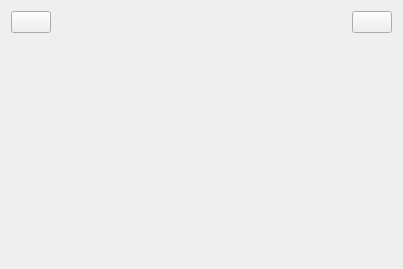
<?xml version="1.0" encoding="UTF-8"?>
<ui version="4.0">
 <class>MasterView</class>
 <widget class="QWidget" name="MasterView">
  <property name="geometry">
   <rect>
    <x>0</x>
    <y>0</y>
    <width>403</width>
    <height>269</height>
   </rect>
  </property>
  <property name="windowTitle">
   <string>MasterView</string>
  </property>
  <layout class="QVBoxLayout" name="verticalLayout">
   <item>
    <layout class="QHBoxLayout" name="horizontalLayout">
     <item>
      <widget class="QPushButton" name="btBack">
       <property name="text">
        <string/>
       </property>
       <property name="icon">
        <iconset resource="lab3.qrc">
         <normaloff>:/image/undo.svg</normaloff>:/image/undo.svg</iconset>
       </property>
      </widget>
     </item>
     <item>
      <spacer name="horizontalSpacer">
       <property name="orientation">
        <enum>Qt::Orientation::Horizontal</enum>
       </property>
       <property name="sizeHint" stdset="0">
        <size>
         <width>40</width>
         <height>20</height>
        </size>
       </property>
      </spacer>
     </item>
     <item>
      <widget class="QLabel" name="labelTitle">
       <property name="text">
        <string/>
       </property>
      </widget>
     </item>
     <item>
      <spacer name="horizontalSpacer_2">
       <property name="orientation">
        <enum>Qt::Orientation::Horizontal</enum>
       </property>
       <property name="sizeHint" stdset="0">
        <size>
         <width>40</width>
         <height>20</height>
        </size>
       </property>
      </spacer>
     </item>
     <item>
      <widget class="QPushButton" name="btLogout">
       <property name="text">
        <string/>
       </property>
       <property name="icon">
        <iconset resource="lab3.qrc">
         <normaloff>:/image/logout.png</normaloff>:/image/logout.png</iconset>
       </property>
      </widget>
     </item>
    </layout>
   </item>
   <item>
    <widget class="QStackedWidget" name="stackedWidget"/>
   </item>
  </layout>
 </widget>
 <resources>
  <include location="lab3.qrc"/>
 </resources>
 <connections/>
</ui>
